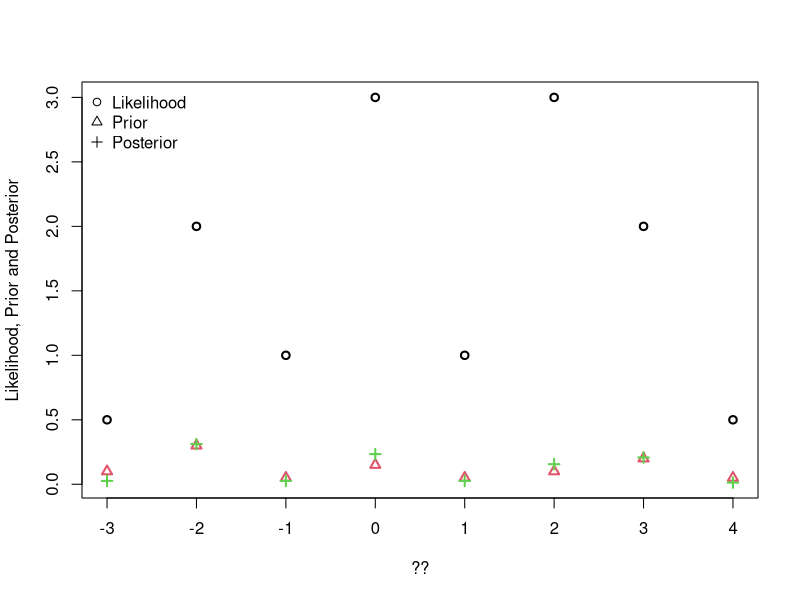

R code for this plot:
library(xtable)

X=matrix(c(-3:4,0.5,2,1,3,1,3,2,0.5,0.1,0.3,0.05,0.15,0.05,0.1,0.2,0.05),nrow=3,ncol=8,byrow = TRUE)
Likelihood=X[2,]
Prior=X[3,]
Den=sum(Likelihood*Prior)#=1.925
Posterior=Likelihood*Prior/Den
xtable(rbind(X,Posterior), digits=4)

matplot(X[1,], cbind(Likelihood,Prior,Posterior), pch=c(1,2,3),lwd=c(2,2,2),xlab='??',ylab='Likelihood, Prior and Posterior')
legend("topleft",bty="n", inset=0, legend=c("Likelihood","Prior","Posterior"),pch=c(1,2,3))

EXt=sum(X[1,]*Posterior)#=0.2857143